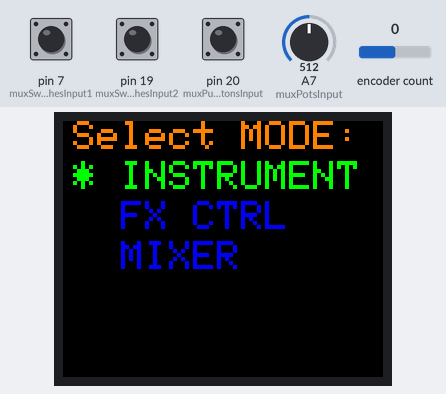
The sketch below on a simulated Arduino Leonardo, built with avr-gcc and run on an emulated ATmega32U4. Parts: 160×128 colour display. The test bench sets the inputs (shaded band); at power-on: pin 7 (muxSwitchesInput1) HIGH, pin 20 (muxPushButtonsInput) HIGH, encoder count 0, pin 19 (muxSwitchesInput2) HIGH, A7 (muxPotsInput) = 512. What the sketch prints to the serial monitor is not drawn.

Above: at 3.4 s.
3.5 s: pin 7 (muxSwitchesInput1) pulled LOW for 0.15 s
At 4.5 s:
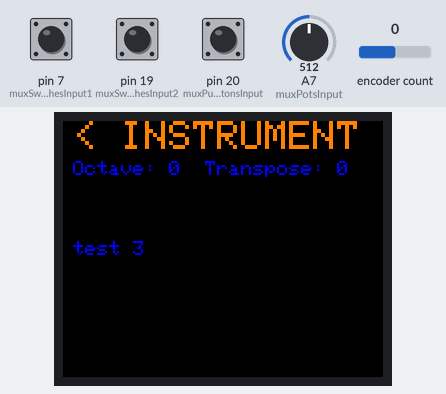
5.1 s: pin 20 (muxPushButtonsInput) pulled LOW for 0.15 s
At 5.22 s:
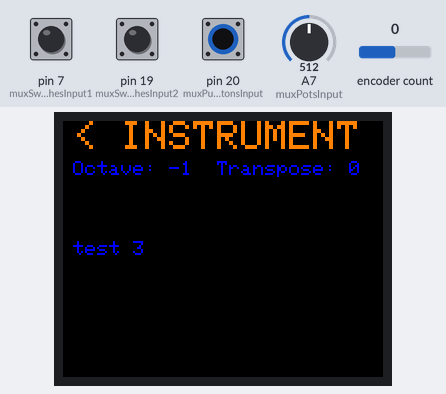
6.7 s: pin 20 (muxPushButtonsInput) pulled LOW for 0.15 s
At 8.0 s:
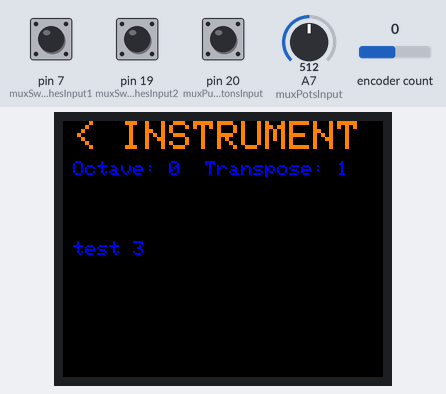
8.3 s: pin 7 (muxSwitchesInput1) pulled LOW for 1 s
At 9.1 s:
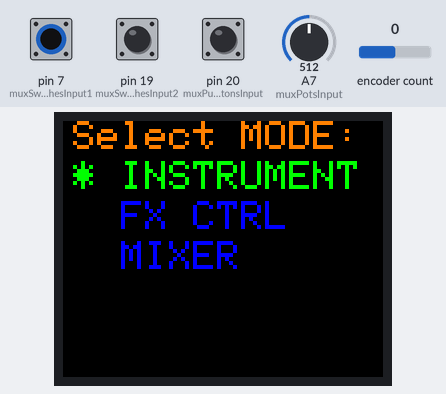
10.8 s: encoder count set to 1
At 12.0 s:
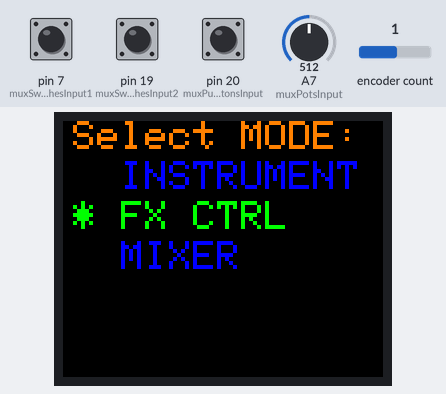
12.3 s: encoder count set to 2
At 13.1 s:
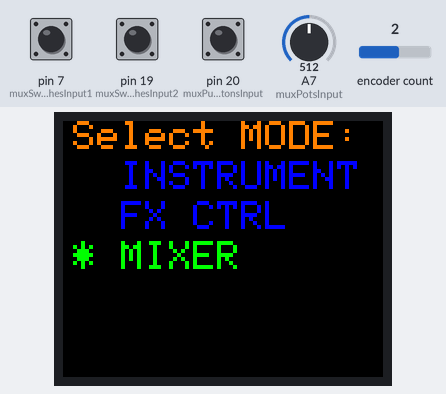
Timing chart, 0 to 14.8 s (numbered marks = the images above; inputs shaded):
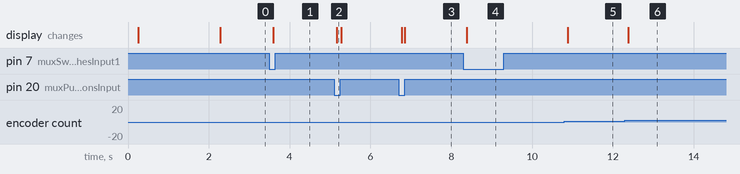

Measured:
- after the input at 3.5 s, the display: changes after 0.09 s (image 1)
- after the input at 5.1 s, the display: changes after 0.07 s (image 2)
- after the input at 6.7 s, the display: first changes after 0.08 s (image 3 shows a later state)
- after the input at 8.3 s, the display: changes after 0.08 s (image 4)
- after the input at 10.8 s, the display: changes after 0.08 s (image 5)
- after the input at 12.3 s, the display: changes after 0.08 s (image 6)

The sketch:

UltimateMidiController.ino
```cpp
#include <Arduino.h>
#include "MIDIUSB.h"
#include <Encoder.h>
#include "Keyboard.h"
// Display Libraries
#include <Adafruit_GFX.h>    // Core graphics library
#include <Adafruit_ST7735.h> // Hardware-specific library for ST7735
#include <SPI.h>

// For the Adafruit 0.96" TFT with ST7735
#define TFT_CS     18  // Chip select line for TFT (can be any digital pin)
#define TFT_RST    14  // Reset line for TFT (or connect to Arduino RESET pin)
#define TFT_DC     10  // Data/command line for TFT (can be any digital pin)
#define TFT_MOSI   16  // Data out (MOSI) pin for SPI
#define TFT_SCLK   15  // Clock out (SCLK) pin for SPI

Adafruit_ST7735 tft = Adafruit_ST7735(TFT_CS, TFT_DC, TFT_RST);


// PINOUT
// MUX
// Outputs
int muxChannel1 = 8;
int muxChannel2 = 9;
int muxChannel3 = 4;
int muxChannel4 = 5;

// Inputs
int muxPotsInput = A7; // 8 channel analog
int muxSwitchesInput1 = 7; // 16 channel digital
int muxSwitchesInput2 = 19; // 16 channel digital
int muxPushButtonsInput = 20; // 8 channel digital


// # MULTIPLEXER 1 BUTTONS - 8 CH

const int NUMBER_MUX_1_BUTTONS = 8;
bool muxButtons1CurrentState[NUMBER_MUX_1_BUTTONS] = {0};
bool muxButtons1PreviousState[NUMBER_MUX_1_BUTTONS] = {0};

unsigned long lastDebounceTimeMUX1[NUMBER_MUX_1_BUTTONS] = {0};
unsigned long debounceDelayMUX1 = 5;

// # -------------------

// # MULTIPLEXER 2 BUTTONS - 16 CH

const int NUMBER_MUX_2_BUTTONS = 16;
bool muxButtons2CurrentState[NUMBER_MUX_2_BUTTONS] = {0};
bool muxButtons2PreviousState[NUMBER_MUX_2_BUTTONS] = {0};

unsigned long lastDebounceTimeMUX2[NUMBER_MUX_2_BUTTONS] = {0};
unsigned long debounceDelayMUX2 = 5;

// # -------------------

// # MULTIPLEXER 3 BUTTONS - 16 CH

const int NUMBER_MUX_3_BUTTONS = 16;
bool muxButtons3CurrentState[NUMBER_MUX_3_BUTTONS] = {0};
bool muxButtons3PreviousState[NUMBER_MUX_3_BUTTONS] = {0};

unsigned long lastDebounceTimeMUX3[NUMBER_MUX_3_BUTTONS] = {0};
unsigned long debounceDelayMUX3 = 5;

// # -------------------


// # MULTIPLEXER 4 POTS - 8 CH

const int NUMBER_MUX_4_POTS = 6;
int muxPots4CurrentState[NUMBER_MUX_4_POTS] = {0};
int muxPots4PreviousState[NUMBER_MUX_4_POTS] = {0};
int muxPots4PreviousMidiState[NUMBER_MUX_4_POTS] = {0}; // To store previous MIDI states

unsigned long lastDebounceTimeMUX4[NUMBER_MUX_4_POTS] = {0};
const unsigned long debounceDelayMUX4 = 5;
const int varThreshold = 10;

// # -------------------

// Encoder
// switching the encoder from 19 and 20 to 8 and 9, and switching the muxSwitchesInput2 and muxPushButtonsInput form 8 and 9 to 19 and 20
int encoderPinA = 2;
int encoderPinB = 3;

Encoder myEncoder(encoderPinA, encoderPinB); // Use the Encoder library for easy handling
int oldEncoderPos = 0; // To track changes in encoder position


int selectedChannel = 0;
int octave = 0;
int notesOctave = 0;


// Define menu items
const int totalMenuItems = 3;
String menuItems[totalMenuItems] = {"INSTRUMENT", "FX CTRL", "MIXER"};
int currentMenuIndex = 0;
bool inMenu = false;

void setup() {
  // Initialize serial communication for debugging (optional)
  Serial.begin(9600);

  // Configure multiplexer output pins
  pinMode(muxChannel1, OUTPUT);
  pinMode(muxChannel2, OUTPUT);
  pinMode(muxChannel3, OUTPUT);
  pinMode(muxChannel4, OUTPUT);
  digitalWrite(muxChannel1, LOW);
  digitalWrite(muxChannel2, LOW);
  digitalWrite(muxChannel3, LOW);
  digitalWrite(muxChannel4, LOW);

  // Set up multiplexer input pins
  pinMode(muxPotsInput, INPUT); // Analog input for potentiometers
  pinMode(muxSwitchesInput1, INPUT_PULLUP); // Digital input for the first set of switches
  pinMode(muxSwitchesInput2, INPUT_PULLUP); // Digital input for the second set of switches
  pinMode(muxPushButtonsInput, INPUT_PULLUP); // Digital input for push buttons
  //
  pinMode(encoderPinA, INPUT_PULLUP);
  pinMode(encoderPinB, INPUT_PULLUP);

  // Initialize the display
  tft.initR(INITR_GREENTAB);

  tft.setRotation(-1);
  tft.invertDisplay(1);
  tft.fillScreen(ST7735_BLACK);

  tft.setTextColor(ST7735_ORANGE);
  tft.setTextSize(2);
  tft.setCursor(22, 20);
  tft.println("Risto");
  tft.setCursor(20, 40);
  tft.println("Innovates");

  // Print setup completion message
  Serial.println("Setup complete.");
  delay(2000);
  updateDisplay(oldEncoderPos, currentMenuIndex);  // Initial display update

}

void loop() {

  updateEncoder();
  updateMUX1PushButtons();
  updateMUX2Buttons();
  updateMUX3Buttons();
  updateMUX4Pots();

  //    delay(50); // Reduce output speed
}

void updateMUX1PushButtons() {
  for (int i = 0; i <  NUMBER_MUX_1_BUTTONS; i++) {
    //// Select channel of the multiplexer
    int A = bitRead(i, 0); //Take first bit from binary value of i channel.
    int B = bitRead(i, 1); //Take second bit from binary value of i channel.
    int C = bitRead(i, 2); //Take third bit from value of i channel.
    digitalWrite(muxChannel1, A);
    digitalWrite(muxChannel2, B);
    digitalWrite(muxChannel3, C);
    delay(1);

    muxButtons1CurrentState[i] = digitalRead(muxPushButtonsInput);

    if ((millis() - lastDebounceTimeMUX1[i]) > debounceDelayMUX1) {
      if (muxButtons1CurrentState[i] != muxButtons1PreviousState[i]) {
        lastDebounceTimeMUX1[i] = millis();

        if (muxButtons1CurrentState[i] == LOW) {
          pressButton(1, i, 0);
          Serial.print("Mux 1 Button: ");
          Serial.println(i);
        } else {
          pressButton(1, i, 1);
        }

        muxButtons1PreviousState[i] = muxButtons1CurrentState[i];
      }
    }
  }
}

void updateMUX2Buttons() {
  for (int i = 0; i <  NUMBER_MUX_2_BUTTONS; i++) {
    //// Select channel of the multiplexer
    int A = bitRead(i, 0); //Take first bit from binary value of i channel.
    int B = bitRead(i, 1); //Take second bit from binary value of i channel.
    int C = bitRead(i, 2); //Take third bit from value of i channel.
    int D = bitRead(i, 3); //Take third bit from value of i channel.
    digitalWrite(muxChannel1, A);
    digitalWrite(muxChannel2, B);
    digitalWrite(muxChannel3, C);
    digitalWrite(muxChannel4, D);
    delay(1);
    muxButtons2CurrentState[i] = digitalRead(muxSwitchesInput1);

    if ((millis() - lastDebounceTimeMUX2[i]) > debounceDelayMUX2) {
      if (muxButtons2CurrentState[i] != muxButtons2PreviousState[i]) {
        lastDebounceTimeMUX2[i] = millis();

        if (muxButtons2CurrentState[i] == LOW) {
          pressButton(2, i, 0);
          Serial.print("Mux 2 Button: ");
          Serial.println(i);
        } else {
          pressButton(2, i, 1);
        }

        muxButtons2PreviousState[i] = muxButtons2CurrentState[i];
      }
    }
  }
}

void updateMUX3Buttons() {
  for (int i = 0; i <  NUMBER_MUX_3_BUTTONS; i++) {
    //// Select channel of the multiplexer
    int A = bitRead(i, 0); //Take first bit from binary value of i channel.
    int B = bitRead(i, 1); //Take second bit from binary value of i channel.
    int C = bitRead(i, 2); //Take third bit from value of i channel.
    int D = bitRead(i, 3); //Take third bit from value of i channel.
    digitalWrite(muxChannel1, A);
    digitalWrite(muxChannel2, B);
    digitalWrite(muxChannel3, C);
    digitalWrite(muxChannel4, D);
    delay(1);
    muxButtons3CurrentState[i] = digitalRead(muxSwitchesInput2);

    if ((millis() - lastDebounceTimeMUX3[i]) > debounceDelayMUX3) {
      if (muxButtons3CurrentState[i] != muxButtons3PreviousState[i]) {
        lastDebounceTimeMUX3[i] = millis();

        if (muxButtons3CurrentState[i] == LOW) {
          pressButton(3, i, 0);
          Serial.print("Mux 3 Button: ");
          Serial.println(i);
        } else {
          pressButton(3, i, 1);
        }

        muxButtons3PreviousState[i] = muxButtons3CurrentState[i];
      }
    }
  }
}

void updateMUX4Pots() {
  for (int i = 0; i < NUMBER_MUX_4_POTS; i++) {
    digitalWrite(muxChannel1, bitRead(i, 0));
    digitalWrite(muxChannel2, bitRead(i, 1));
    digitalWrite(muxChannel3, bitRead(i, 2));
    delay(1);  // Minimize this delay if response is too slow

    int potValue = analogRead(muxPotsInput);
    int midiValue = map(potValue, 0, 1023, 127, 0);
    if (i == 1 || i == 2) {
      midiValue = map(potValue, 0, 1023, 0, 127);
    }


    if (i == 4) {  // Assuming channel 4 is for modulation
      midiValue = map(potValue, 0, 1023, 127, 0);
      int correctedValueMod = potValue - 511;  // Adjusted to your actual midpoint
      midiValue = map(correctedValueMod, -511, 512, 127, 0);

    } else if (i == 5) {  // Assuming channel 5 is for pitch bend
      int correctedValuePitch = potValue - 511;  // Adjusted to your actual midpoint
      midiValue = map(correctedValuePitch, -512, 512, -8192, 8191);
    }

    if (abs(potValue - muxPots4PreviousState[i]) > varThreshold) {
      unsigned long currentTime = millis();
      if ((currentTime - lastDebounceTimeMUX4[i]) > debounceDelayMUX4) {
        lastDebounceTimeMUX4[i] = currentTime;

        if (midiValue != muxPots4PreviousMidiState[i]) {
          Serial.print("Pot ");
          Serial.print(i);
          Serial.print(": ");
          Serial.println(midiValue);
          switch (i){
            case 0:
              // left slider
              midiControlChange(selectedChannel, 80, midiValue);
              break;
            case 1:
              // left pot
              midiControlChange(selectedChannel, 82, midiValue);
              break;
            case 2:
              // right pot
              midiControlChange(selectedChannel, 83, midiValue);
              break;
            case 3:
              // right slider
              midiControlChange(selectedChannel, 81, midiValue);
              break;
            case 4:
              // Modulation
              midiControlChange(selectedChannel, 1, midiValue);
              break;
            case 5:
              // Pitch Bend
              midiPitchBend(selectedChannel, midiValue + 8192);  // Normalize the pitch
              break;
          }

          muxPots4PreviousState[i] = potValue;
          muxPots4PreviousMidiState[i] = midiValue;
        }
      }
    }
  }
}

void updateEncoder() {
  int newEncoderPos = myEncoder.read() / 2; // Read the current encoder position
  if (newEncoderPos != oldEncoderPos) {
//    Serial.print("Old Pos: ");
//    Serial.print(oldEncoderPos);
//    Serial.print(" New Pos: ");
//    Serial.println(newEncoderPos);

    // Calculate direction of rotation
    int direction = (newEncoderPos > oldEncoderPos) ? 1 : -1;
    if (!inMenu){
      currentMenuIndex += direction;

      // Wrap around the menu index
      if (currentMenuIndex >= totalMenuItems) currentMenuIndex = 0;
      else if (currentMenuIndex < 0) currentMenuIndex = totalMenuItems - 1;

        updateDisplay(oldEncoderPos, currentMenuIndex);
      } else {
        if (currentMenuIndex == 0){
          if (direction == -1) {
            Keyboard.press(91);
            Keyboard.release(91);
          } else {
            Keyboard.press(93);
            Keyboard.release(93);
          }
        }
      }

    oldEncoderPos = newEncoderPos; // Update the last known position
  }
}

void updateDisplay(int oldIndex, int newIndex) {
  Serial.print("Updating display from ");
  Serial.print(oldIndex);
  Serial.print(" to ");
  Serial.println(newIndex);

  if (inMenu){
    switch (newIndex) {
      case 0:
        tft.fillScreen(ST7735_BLACK);  // Clear screen before updating new values
        tft.setTextColor(ST7735_ORANGE, ST7735_BLACK);
        tft.setTextSize(2);
        tft.setCursor(5, 0);
        tft.println("< INSTRUMENT");
        tft.setTextColor(ST7735_BLUE, ST7735_BLACK);
        tft.setTextSize(1);
        tft.setCursor(5, 20);
        tft.print("Octave: ");
        tft.print(octave);
        tft.print("  Transpose: ");
        tft.println(notesOctave);
        tft.setCursor(5, 20 + 40);
        tft.println("test 3");
        break;
      case 1:
        tft.fillScreen(ST7735_BLACK);  // Clear screen before updating new values
        tft.setTextColor(ST7735_ORANGE, ST7735_BLACK);
        tft.setTextSize(2);
        tft.setCursor(5, 0);
        tft.println("< FX CTRL");
        tft.setTextColor(ST7735_BLUE, ST7735_BLACK);
        tft.setCursor(5, 20);
        tft.println("test 4");
        tft.setCursor(5, 20 + 20);
        tft.println("test 5");
        tft.setCursor(5, 20 + 40);
        tft.println("test 6");
        break;
      case 2:
        tft.fillScreen(ST7735_BLACK);  // Clear screen before updating new values
        tft.setTextColor(ST7735_ORANGE, ST7735_BLACK);
        tft.setTextSize(2);
        tft.setCursor(5, 0);
        tft.println("< MIXER");
        tft.setTextColor(ST7735_BLUE, ST7735_BLACK);
        tft.setCursor(5, 20);
        tft.println("test 7");
        tft.setCursor(5, 20 + 20);
        tft.println("test 8");
        tft.setCursor(5, 20 + 40);
        tft.println("test 9");
        break;
        break;
    }
  } else {
    tft.fillScreen(ST7735_BLACK);  // Clear screen before updating new values
    tft.setTextColor(ST7735_ORANGE, ST7735_BLACK);
    tft.setTextSize(2);
    tft.setCursor(5, 0);
    tft.println("Select MODE:");
    tft.setTextColor(ST7735_BLUE, ST7735_BLACK);
    for (int i = 0; i < totalMenuItems; i++) {
      tft.setCursor(5, 20 + i * 20);
      if (i == newIndex) {
        tft.setTextColor(ST7735_GREEN, ST7735_BLACK);
        tft.print("* ");
        tft.println(menuItems[i]);
      } else {
        tft.setTextColor(ST7735_BLUE, ST7735_BLACK);
        tft.print("  ");
        tft.println(menuItems[i]);
      }
    }
  }


}

void midiNoteOn(byte channel, unsigned short note) {
  midiEventPacket_t midiNoteOn = { 0x09, 0x90 | channel, note, 100 };
  MidiUSB.sendMIDI(midiNoteOn);
  MidiUSB.flush();  // Ensure the message is sent immediately
}

void midiNoteOff(byte channel, unsigned short note) {
  midiEventPacket_t midiNoteOff = { 0x08, 0x80 | channel, note, 0 };
  MidiUSB.sendMIDI(midiNoteOff);
  MidiUSB.flush();  // Ensure the message is sent immediately
}

void midiControlChange(byte channel, byte control, byte value) {
  midiEventPacket_t event = { 0x0B, 0xB0 | channel, control, value };
  MidiUSB.sendMIDI(event);
  MidiUSB.flush();  // Ensure the message is sent immediately
}

void midiPitchBend(byte channel, int bendValue) {
  // Ensure the bendValue is within the 14-bit range
  bendValue = constrain(bendValue, 0, 16383);

  // Split the 14-bit value into two 7-bit values
  byte lowByte = bendValue & 0x7F;         // Mask for the lower 7 bits
  byte highByte = (bendValue >> 7) & 0x7F; // Shift down by 7 bits and mask for the lower 7 bits

  // Form the MIDI event packet for pitch bend
  midiEventPacket_t event = {0x0E, 0xE0 | channel, lowByte, highByte};

  // Send the MIDI message
  MidiUSB.sendMIDI(event);
  MidiUSB.flush();  // Ensure the message is sent immediately
}

void pressButton(int muxNumber, int buttonNumber, int state) {
  // MUX NUMBER
  // 1 - Push Buttons
  // 2 - Top row plus encoder button
  // 3 - Bottom row plus joystick button

  // state 0 = button Pressed
  // state 1 = button Released
  int midiNote = 36; // starting midi note
  int n; // note + current octave increase
  if (muxNumber == 1) {
    // pushbuttons
    Serial.println(buttonNumber);
    switch (buttonNumber) {
      case 0:
        if (state == 0) {
          midiControlChange(selectedChannel, 70, 127);
        } else {
          midiControlChange(selectedChannel, 70, 0);
        }
        break;
      case 1:
        // Default: Channel Solo
        // Instrument: Octave Down
        // FX CTRL: CC NUMBER
        // MIXER: CC NUMBER
        if (state == 0) {
          midiControlChange(selectedChannel, 71, 127);
        } else {
          midiControlChange(selectedChannel, 71, 0);
        }
        break;
      case 2:
        // Default: Channel Mute
        // Instrument: CC NUMBER
        // FX CTRL: CC NUMBER
        // MIXER: CC NUMBER
        if (state == 0) {
          midiControlChange(selectedChannel, 72, 127);
        } else {
          midiControlChange(selectedChannel, 72, 0);
        }
        break;
      case 3:
        if (state == 0) {
          midiControlChange(selectedChannel, 73, 127);
        } else {
          midiControlChange(selectedChannel, 73, 0);
        }
        break;
      case 4:
        // Default: Channel Record
        // Instrument: Octave Down
        // FX CTRL: CC NUMBER
        // MIXER: CC NUMBER

        if (state == 0) {
          if (inMenu) {
            switch (currentMenuIndex) {
              case 0: // instrument
                if (octave > -3){
                  octave--;
                }
                updateDisplay(oldEncoderPos, currentMenuIndex);
                break;
              case 1: // fx control
                break;
              case 2: // mixer
                break;
            }
          } else {
            midiControlChange(selectedChannel, 74, 127);
          }

        } else {
          midiControlChange(selectedChannel, 74, 0);
        }
        break;
      case 5:
        // Default: Channel Input Monitor
        // Instrument: Transpose Up
        // FX CTRL: CC NUMBER
        // MIXER: CC NUMBER
        if (state == 0) {
          if (inMenu) {
            switch (currentMenuIndex) {
              case 0: // instrument

                notesOctave++;
                updateDisplay(oldEncoderPos, currentMenuIndex);
                break;
              case 1: // fx control
                break;
              case 2: // mixer
                break;
            }
          } else {
            midiControlChange(selectedChannel, 74, 127);
          }
        }
          else {
          midiControlChange(selectedChannel, 75, 0);
        }
        break;
      case 6:
      // Default: Channel Input Monitor
        // Instrument: Octave Up
        // FX CTRL: CC NUMBER
        // MIXER: CC NUMBER
        if (state == 0) {
          if (inMenu) {
            switch (currentMenuIndex) {
              case 0: // instrument
                if (octave < 4){
                  octave++;
                  updateDisplay(oldEncoderPos, currentMenuIndex);
                }

                break;
              case 1: // fx control

                break;
              case 2: // mixer
                break;
            }
          } else {
            midiControlChange(selectedChannel, 74, 127);
          }
        } else {
          midiControlChange(selectedChannel, 76, 0);
        }
        break;
      case 7:
        // Default: Channel Input Monitor
        // Instrument: Transpose Down
        // FX CTRL: CC NUMBER
        // MIXER: CC NUMBER
        if (state == 0) {
          if (inMenu) {
            switch (currentMenuIndex) {
              case 0: // instrument
                notesOctave--;
                updateDisplay(oldEncoderPos, currentMenuIndex);
                break;
              case 1: // fx control
                break;
              case 2: // mixer
                break;
            }
          } else {
            midiControlChange(selectedChannel, 74, 127);
          }
        } else {
          midiControlChange(selectedChannel, 77, 0);
        }
        break;
    }
  }
 else if (muxNumber == 2) {
  if (buttonNumber <= 7){
    n = midiNote + buttonNumber + 15 + notesOctave + 12*octave;
    if (state == 0) {
      midiNoteOn(selectedChannel, n);
    } else {
      midiNoteOff(selectedChannel, n);
    }
  } else if (buttonNumber != 15) {
    switch (buttonNumber) {
      case 8:
        n = midiNote + 12 + 15 + notesOctave + 12*octave;
        break;
      case 9:
        n = midiNote + 9 + 15 + notesOctave + 12*octave;
        break;
      case 10:
        n = midiNote + 8 + 15 + notesOctave + 12*octave;
        break;
      case 11:
        n = midiNote + 10 + 15 + notesOctave + 12*octave;
        break;
      case 12:
        n = midiNote + 14 + 15 + notesOctave + 12*octave;
        break;
      case 13:
        n = midiNote + 13 + 15 + notesOctave + 12*octave;
        break;
      case 14:
        n = midiNote + 11 + 15 + notesOctave + 12*octave;
        break;
      case 15:
        break;
    }
    if (state == 0) {
      midiNoteOn(selectedChannel, n);
    } else {
      midiNoteOff(selectedChannel, n);
    }
  } else {
    // ENCODER BUTTON
    if (state == 0) {
      if (inMenu){
        inMenu = false;
      } else {
        inMenu = true;
      }
      updateDisplay(oldEncoderPos, currentMenuIndex);
//      midiControlChange(selectedChannel, 79, 127);
    } else {
//      midiControlChange(selectedChannel, 79, 0);
    }
  }

 }
  else if (muxNumber == 3) {
    if (buttonNumber == 0){
      if (state == 0) {
          midiControlChange(selectedChannel, 78, 127);
        } else {
          midiControlChange(selectedChannel, 78, 0);
        }
    } else {
      n = midiNote + buttonNumber - 1 + notesOctave + 12*octave;
      if (state == 0) {
        midiNoteOn(selectedChannel, n);
      } else {
        midiNoteOff(selectedChannel, n);
      }
    }

  }
}
```
